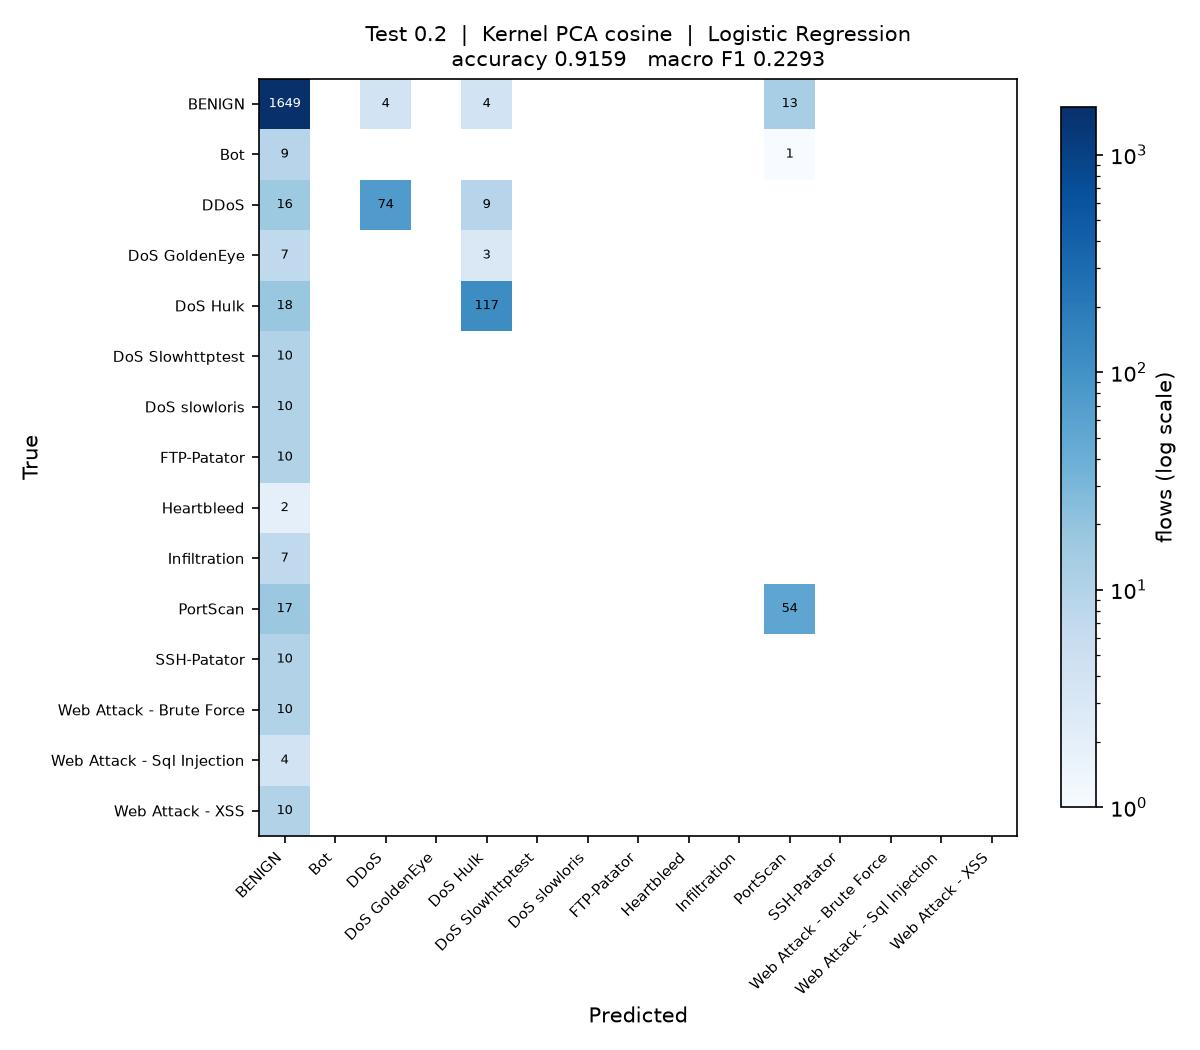

This figure's Python source:
"""
Test_0.2_DR_COS_LR

Test size 0.2  |  Kernel PCA (cosine)  |  Logistic Regression  (reference sheet #2)

Note: taken in place of sheet #1 Linear Regression, which is a regressor and cannot classify.

Run on its own:

    python Test_0.2_DR_COS_LR.py

Writes Test_0.2_DR_COS_LR.jpg (confusion matrix) and appends one row to
results/75_runs.csv.
"""

import os
import sys
import time
import warnings
from pathlib import Path

import matplotlib
matplotlib.use("Agg")
import matplotlib.pyplot as plt
import numpy as np
import pandas as pd
from sklearn.decomposition import KernelPCA
from sklearn.impute import SimpleImputer
from sklearn.metrics import (accuracy_score, confusion_matrix, f1_score,
                             precision_score, recall_score)
from sklearn.model_selection import train_test_split
from sklearn.preprocessing import LabelEncoder, StandardScaler
from sklearn.linear_model import LogisticRegression

sys.path.insert(0, str(Path(__file__).resolve().parent.parent))
from common import load_sample                      # noqa: E402

warnings.filterwarnings("ignore")

# ----- this run -------------------------------------------------------------
TEST_SIZE = 0.2
KERNEL = "cosine"
CLASSIFIER = "LR"
N_COMPONENTS = 15
# ----------------------------------------------------------------------------

SEED = 0
N_JOBS = max(1, (os.cpu_count() or 2) // 2)
STEM = "Test_0.2_DR_COS_LR"
HERE = Path(__file__).resolve().parent
RESULTS = HERE.parent / "results"


def main():
    t0 = time.time()
    df = load_sample(10000, 50, SEED)
    y = LabelEncoder().fit_transform(df["Label"])
    X = df.drop(columns=["Label", "Day"])
    classes = sorted(df["Label"].unique())
    print(f"{len(df):,} flows, {X.shape[1]} features, {len(classes)} classes")

    X_train, X_test, y_train, y_test = train_test_split(
        X, y, test_size=TEST_SIZE, random_state=SEED, stratify=y)

    # mean imputation and scaling, fitted on the training split only
    imputer = SimpleImputer(strategy="mean").fit(X_train)
    scaler = StandardScaler().fit(imputer.transform(X_train))
    X_train = scaler.transform(imputer.transform(X_train))
    X_test = scaler.transform(imputer.transform(X_test))

    # dimensionality reduction: Kernel PCA, fitted on the training split only.
    # arpack keeps the largest positive eigenvalues; the randomized solver ranks
    # them by magnitude and fails on the sigmoid kernel, which is not PSD.
    kpca = KernelPCA(n_components=N_COMPONENTS, kernel=KERNEL,
                     eigen_solver="arpack", random_state=SEED, n_jobs=N_JOBS)
    X_train = kpca.fit_transform(X_train)
    X_test = kpca.transform(X_test)
    print(f"Kernel PCA ({KERNEL}): {X_train.shape[1]} components")

    classifier = LogisticRegression(max_iter=2000, random_state=SEED)
    classifier.fit(X_train, y_train)
    y_pred = classifier.predict(X_test)

    acc = accuracy_score(y_test, y_pred)
    pre = precision_score(y_test, y_pred, average="macro", zero_division=0)
    rec = recall_score(y_test, y_pred, average="macro", zero_division=0)
    f1 = f1_score(y_test, y_pred, average="macro", zero_division=0)
    pre_w = precision_score(y_test, y_pred, average="weighted", zero_division=0)
    rec_w = recall_score(y_test, y_pred, average="weighted", zero_division=0)
    f1_w = f1_score(y_test, y_pred, average="weighted", zero_division=0)

    print(f"Accuracy  : {acc:.4f}")
    print(f"Precision : {pre:.4f}")
    print(f"Recall    : {rec:.4f}")
    print(f"F1 Score  : {f1:.4f}")

    # confusion matrix image, named to match this script
    cm = confusion_matrix(y_test, y_pred, labels=range(len(classes)))
    fig, ax = plt.subplots(figsize=(8, 7))
    im = ax.imshow(cm, cmap="Blues", norm=matplotlib.colors.LogNorm(vmin=1))
    ax.set_xticks(range(len(classes)), classes, rotation=45, ha="right", fontsize=7)
    ax.set_yticks(range(len(classes)), classes, fontsize=7)
    ax.set_xlabel("Predicted")
    ax.set_ylabel("True")
    ax.set_title(f"Test {TEST_SIZE}  |  Kernel PCA {KERNEL}  |  Logistic Regression\n"
                 f"accuracy {acc:.4f}   macro F1 {f1:.4f}", fontsize=10)
    for i in range(len(classes)):
        for j in range(len(classes)):
            if cm[i, j]:
                ax.text(j, i, cm[i, j], ha="center", va="center", fontsize=6,
                        color="white" if cm[i, j] > cm.max() / 3 else "black")
    fig.colorbar(im, ax=ax, fraction=0.04, label="flows (log scale)")
    fig.tight_layout()
    fig.savefig(HERE / f"{STEM}.jpg", dpi=150)
    plt.close(fig)

    # one row appended to the shared results table
    RESULTS.mkdir(exist_ok=True)
    row = {"Test": TEST_SIZE, "DR": "COS", "Clas": CLASSIFIER,
           "Acc": round(acc, 4), "Pre": round(pre, 4), "Rec": round(rec, 4),
           "F1": round(f1, 4),
           "Pre_weighted": round(pre_w, 4), "Rec_weighted": round(rec_w, 4),
           "F1_weighted": round(f1_w, 4),
           "n_components": N_COMPONENTS, "seconds": round(time.time() - t0, 1),
           "script": STEM}
    out = RESULTS / "75_runs.csv"
    old = pd.read_csv(out).to_dict("records") if out.exists() else []
    old = [r for r in old if r.get("script") != STEM]
    pd.DataFrame(old + [row]).to_csv(out, index=False)
    print(f"saved {STEM}.jpg and appended to results/75_runs.csv "
          f"({time.time() - t0:.0f}s)")


if __name__ == "__main__":
    main()
